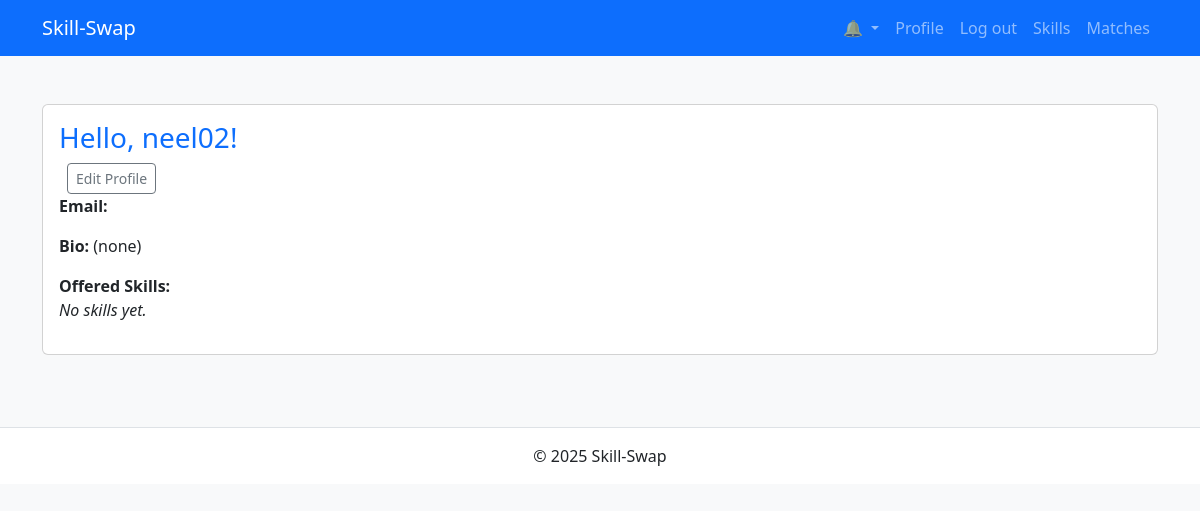
/accounts/profile/ (signed in), run on an earlier commit of the app's database.
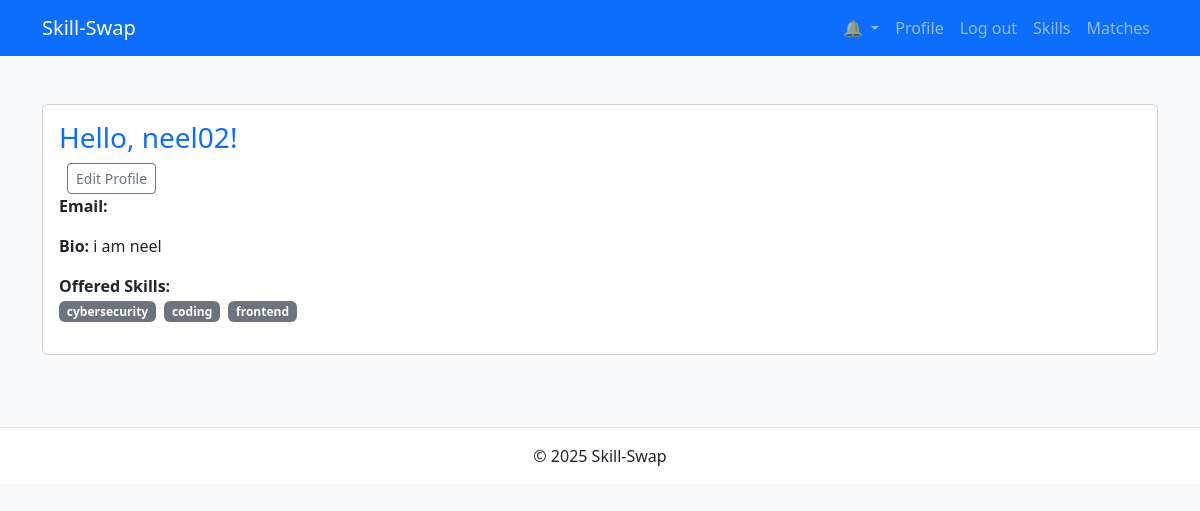
And on a later commit of the database.
### users/models.py (models this page shows, shortened)
class Profile(models.Model):
    user        = models.OneToOneField(User, on_delete=models.CASCADE)
    bio         = models.TextField(blank=True)
    skills      = models.ManyToManyField('skills.Skill', blank=True, related_name='holders')

class User(AbstractUser):
    pass

### skills/models.py (models this page shows, shortened)
class Skill(models.Model):
    name = models.CharField(max_length=50, unique=True)

### users/views.py (the view)
# urls.py: path('profile/', views.ProfileView.as_view(), name='profile'),
class ProfileView(LoginRequiredMixin, generic.DetailView):
    model = Profile
    template_name = 'users/profile.html'
    def get_object(self):
        profile, created = Profile.objects.get_or_create(user=self.request.user)
        return profile

### notifications/context_processors.py (called while the page is built)
def unread_notifications(request):
    if request.user.is_authenticated:
        qs = Notification.objects.filter(
            user=request.user, is_read=False
        ).order_by('-created')
        return {'unread_notifications': qs}
    return {}

### templates/users/profile.html
{% extends "base.html" %}
{% block content %}
  <div class="card mb-4">
    <div class="card-body">
      <h3 class="card-title">Hello, {{ object.user.username }}!</h3>
      <a href="{% url 'users:profile_edit' %}" class="btn btn-sm btn-outline-secondary ms-2">
        Edit Profile
      </a>
      <p><strong>Email:</strong> {{ object.user.email }}</p>
      <p><strong>Bio:</strong> {{ object.bio|default:"(none)" }}</p>
      <p>
        <strong>Offered Skills:</strong><br>
        {% for skill in object.skills.all %}
          <span class="badge bg-secondary me-1">{{ skill.name }}</span>
        {% empty %}
          <em>No skills yet.</em>
        {% endfor %}
      </p>
    </div>
  </div>
{% endblock %}

What changed in the data, as far as the page shows it:
changed Profile "neel02": bio "(none)" → "i am neel"
now on this page (row unchanged): Skill: name "cybersecurity"
now on this page (row unchanged): Skill: name "coding"
now on this page (row unchanged): Skill: name "frontend"
Also different on the page:
text no longer shown: "No skills yet."
